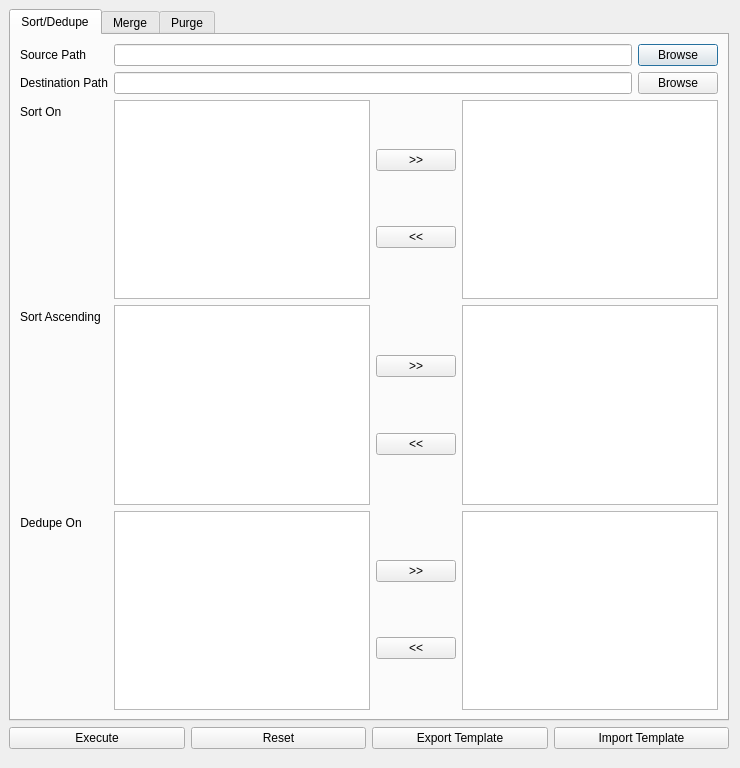
<?xml version="1.0" encoding="UTF-8"?>
<ui version="4.0">
 <class>MergePurgeDialog</class>
 <widget class="QDialog" name="MergePurgeDialog">
  <property name="geometry">
   <rect>
    <x>0</x>
    <y>0</y>
    <width>740</width>
    <height>768</height>
   </rect>
  </property>
  <property name="sizePolicy">
   <sizepolicy hsizetype="Expanding" vsizetype="Expanding">
    <horstretch>0</horstretch>
    <verstretch>0</verstretch>
   </sizepolicy>
  </property>
  <property name="windowTitle">
   <string>Merge/Purge</string>
  </property>
  <widget class="QWidget" name="verticalLayoutWidget">
   <property name="geometry">
    <rect>
     <x>9</x>
     <y>9</y>
     <width>720</width>
     <height>740</height>
    </rect>
   </property>
   <layout class="QGridLayout" name="gridLayout_18">
    <item row="0" column="0">
     <layout class="QGridLayout" name="gridLayout_4">
      <item row="0" column="0">
       <widget class="QTabWidget" name="tabWidget">
        <property name="sizePolicy">
         <sizepolicy hsizetype="Expanding" vsizetype="Expanding">
          <horstretch>3</horstretch>
          <verstretch>8</verstretch>
         </sizepolicy>
        </property>
        <property name="currentIndex">
         <number>0</number>
        </property>
        <widget class="QWidget" name="sortDropTab">
         <attribute name="title">
          <string>Sort/Dedupe</string>
         </attribute>
         <layout class="QVBoxLayout" name="verticalLayout_3">
          <item>
           <layout class="QFormLayout" name="formLayout">
            <property name="sizeConstraint">
             <enum>QLayout::SetNoConstraint</enum>
            </property>
            <property name="fieldGrowthPolicy">
             <enum>QFormLayout::AllNonFixedFieldsGrow</enum>
            </property>
            <item row="0" column="0">
             <widget class="QLabel" name="sourcePathLabel">
              <property name="text">
               <string>Source Path</string>
              </property>
             </widget>
            </item>
            <item row="0" column="1">
             <layout class="QGridLayout" name="gridLayout_2">
              <item row="0" column="1">
               <widget class="QPushButton" name="btnBrowseSourcePath">
                <property name="text">
                 <string>Browse</string>
                </property>
               </widget>
              </item>
              <item row="0" column="0">
               <widget class="QLineEdit" name="sourcePathLineEdit"/>
              </item>
             </layout>
            </item>
            <item row="1" column="0">
             <widget class="QLabel" name="destPathLabel">
              <property name="text">
               <string>Destination Path</string>
              </property>
             </widget>
            </item>
            <item row="1" column="1">
             <layout class="QGridLayout" name="gridLayout_3">
              <item row="0" column="1">
               <widget class="QPushButton" name="btnBrowseDestPath">
                <property name="text">
                 <string>Browse</string>
                </property>
               </widget>
              </item>
              <item row="0" column="0">
               <widget class="QLineEdit" name="destPathLineEdit"/>
              </item>
             </layout>
            </item>
            <item row="2" column="0">
             <widget class="QLabel" name="sortOnLabel">
              <property name="text">
               <string>Sort On</string>
              </property>
             </widget>
            </item>
            <item row="2" column="1">
             <layout class="QGridLayout" name="gridLayout">
              <item row="0" column="0">
               <layout class="QGridLayout" name="pushGrid">
                <item row="0" column="3">
                 <widget class="QListView" name="sortOnRightView"/>
                </item>
                <item row="0" column="0">
                 <widget class="QListView" name="sortOnLeftView"/>
                </item>
                <item row="0" column="2">
                 <layout class="QGridLayout" name="btnGrid">
                  <item row="0" column="0">
                   <widget class="QPushButton" name="sortOnRightButton">
                    <property name="text">
                     <string>&gt;&gt;</string>
                    </property>
                   </widget>
                  </item>
                  <item row="1" column="0">
                   <widget class="QPushButton" name="sortOnLeftButton">
                    <property name="text">
                     <string>&lt;&lt;</string>
                    </property>
                   </widget>
                  </item>
                 </layout>
                </item>
               </layout>
              </item>
             </layout>
            </item>
            <item row="3" column="0">
             <widget class="QLabel" name="sortAscLabel">
              <property name="text">
               <string>Sort Ascending</string>
              </property>
             </widget>
            </item>
            <item row="3" column="1">
             <layout class="QGridLayout" name="pushGrid_2">
              <item row="0" column="1">
               <layout class="QGridLayout" name="btnGrid_2">
                <item row="0" column="0">
                 <widget class="QPushButton" name="sortAscRightButton">
                  <property name="text">
                   <string>&gt;&gt;</string>
                  </property>
                 </widget>
                </item>
                <item row="1" column="0">
                 <widget class="QPushButton" name="sortAscLeftButton">
                  <property name="text">
                   <string>&lt;&lt;</string>
                  </property>
                 </widget>
                </item>
               </layout>
              </item>
              <item row="0" column="2">
               <widget class="QListView" name="sortAscRightView"/>
              </item>
              <item row="0" column="0">
               <widget class="QListView" name="sortAscLeftView"/>
              </item>
             </layout>
            </item>
            <item row="4" column="0">
             <widget class="QLabel" name="dedupeOnLabel">
              <property name="text">
               <string>Dedupe On</string>
              </property>
              <property name="alignment">
               <set>Qt::AlignCenter</set>
              </property>
              <property name="openExternalLinks">
               <bool>false</bool>
              </property>
             </widget>
            </item>
            <item row="4" column="1">
             <layout class="QGridLayout" name="pushGrid_3">
              <item row="0" column="2">
               <widget class="QListView" name="dedupeOnRightView"/>
              </item>
              <item row="0" column="1">
               <layout class="QGridLayout" name="btnGrid_3">
                <item row="0" column="0">
                 <widget class="QPushButton" name="dedupeOnRightButton">
                  <property name="text">
                   <string>&gt;&gt;</string>
                  </property>
                 </widget>
                </item>
                <item row="1" column="0">
                 <widget class="QPushButton" name="dedupeOnLeftButton">
                  <property name="text">
                   <string>&lt;&lt;</string>
                  </property>
                 </widget>
                </item>
               </layout>
              </item>
              <item row="0" column="0">
               <widget class="QListView" name="dedupeOnLeftView"/>
              </item>
             </layout>
            </item>
           </layout>
          </item>
         </layout>
        </widget>
        <widget class="QWidget" name="mergeTab">
         <attribute name="title">
          <string>Merge</string>
         </attribute>
         <widget class="QWidget" name="gridLayoutWidget_7">
          <property name="geometry">
           <rect>
            <x>30</x>
            <y>30</y>
            <width>621</width>
            <height>621</height>
           </rect>
          </property>
          <layout class="QGridLayout" name="gridLayout_14">
           <item row="1" column="0">
            <layout class="QGridLayout" name="gridLayout_15">
             <item row="2" column="0">
              <widget class="QTableView" name="mergeFileTable"/>
             </item>
             <item row="1" column="0">
              <layout class="QHBoxLayout" name="horizontalLayout_5">
               <item>
                <widget class="QPushButton" name="btnAddMergeFile">
                 <property name="text">
                  <string>Add</string>
                 </property>
                </widget>
               </item>
               <item>
                <widget class="QPushButton" name="btnEditMergeFile">
                 <property name="text">
                  <string>Edit</string>
                 </property>
                </widget>
               </item>
               <item>
                <widget class="QPushButton" name="btnMapMergeFields">
                 <property name="text">
                  <string>Map Fields</string>
                 </property>
                </widget>
               </item>
               <item>
                <widget class="QPushButton" name="btnDeleteMergeFile">
                 <property name="text">
                  <string>Delete</string>
                 </property>
                </widget>
               </item>
              </layout>
             </item>
             <item row="3" column="0">
              <spacer name="horizontalSpacer_2">
               <property name="orientation">
                <enum>Qt::Horizontal</enum>
               </property>
               <property name="sizeHint" stdset="0">
                <size>
                 <width>40</width>
                 <height>20</height>
                </size>
               </property>
              </spacer>
             </item>
            </layout>
           </item>
           <item row="0" column="0">
            <layout class="QGridLayout" name="gridLayout_16">
             <item row="0" column="0">
              <widget class="QPushButton" name="btnBrowseMergeFile">
               <property name="text">
                <string>Browse</string>
               </property>
              </widget>
             </item>
             <item row="0" column="1">
              <widget class="QLineEdit" name="mergeFileLineEdit"/>
             </item>
            </layout>
           </item>
           <item row="4" column="0">
            <layout class="QGridLayout" name="gridLayout_21">
             <item row="0" column="0">
              <layout class="QGridLayout" name="gridLayout_20">
               <item row="0" column="2">
                <layout class="QGridLayout" name="pushGrid_9">
                 <item row="0" column="0">
                  <widget class="QListView" name="gatherFieldsListViewLeft"/>
                 </item>
                 <item row="0" column="1">
                  <layout class="QGridLayout" name="btnGrid_9">
                   <item row="0" column="0">
                    <widget class="QPushButton" name="gatherFieldsButtonRight">
                     <property name="text">
                      <string>&gt;&gt;</string>
                     </property>
                    </widget>
                   </item>
                   <item row="1" column="0">
                    <widget class="QPushButton" name="gatherFieldsButtonLeft">
                     <property name="text">
                      <string>&lt;&lt;</string>
                     </property>
                    </widget>
                   </item>
                  </layout>
                 </item>
                 <item row="0" column="2">
                  <widget class="QListView" name="gatherFieldsListViewRight"/>
                 </item>
                </layout>
               </item>
               <item row="0" column="0">
                <widget class="QLabel" name="gatherFieldsLabel">
                 <property name="text">
                  <string>Fields to Gather</string>
                 </property>
                </widget>
               </item>
               <item row="0" column="1">
                <spacer name="horizontalSpacer">
                 <property name="orientation">
                  <enum>Qt::Horizontal</enum>
                 </property>
                 <property name="sizeHint" stdset="0">
                  <size>
                   <width>40</width>
                   <height>20</height>
                  </size>
                 </property>
                </spacer>
               </item>
              </layout>
             </item>
             <item row="4" column="0">
              <layout class="QGridLayout" name="gridLayout_19">
               <item row="1" column="1">
                <layout class="QGridLayout" name="pushGrid_8">
                 <item row="0" column="0">
                  <widget class="QListView" name="uniqueFieldsListViewLeft"/>
                 </item>
                 <item row="0" column="1">
                  <layout class="QGridLayout" name="btnGrid_8">
                   <item row="0" column="0">
                    <widget class="QPushButton" name="uniqueFieldsPushButtonRight">
                     <property name="text">
                      <string>&gt;&gt;</string>
                     </property>
                    </widget>
                   </item>
                   <item row="1" column="0">
                    <widget class="QPushButton" name="uniqueFieldsPushButtonLeft">
                     <property name="text">
                      <string>&lt;&lt;</string>
                     </property>
                    </widget>
                   </item>
                  </layout>
                 </item>
                 <item row="0" column="2">
                  <widget class="QListView" name="uniqueFieldsListViewRight"/>
                 </item>
                </layout>
               </item>
               <item row="1" column="0">
                <widget class="QLabel" name="uniqueFieldsLabel">
                 <property name="text">
                  <string>Unique Fields     </string>
                 </property>
                </widget>
               </item>
              </layout>
             </item>
             <item row="1" column="0">
              <widget class="QCheckBox" name="gatherFieldsOverWriteCheckBox">
               <property name="text">
                <string>Overwrite Existing Data</string>
               </property>
              </widget>
             </item>
             <item row="3" column="0">
              <spacer name="horizontalSpacer_3">
               <property name="orientation">
                <enum>Qt::Horizontal</enum>
               </property>
               <property name="sizeHint" stdset="0">
                <size>
                 <width>40</width>
                 <height>20</height>
                </size>
               </property>
              </spacer>
             </item>
            </layout>
           </item>
           <item row="2" column="0">
            <layout class="QGridLayout" name="gridLayout_22">
             <item row="0" column="1">
              <widget class="QComboBox" name="primaryKeyComboBox"/>
             </item>
             <item row="0" column="0">
              <widget class="QLabel" name="primaryKeyLabel">
               <property name="text">
                <string>Primary Key</string>
               </property>
              </widget>
             </item>
            </layout>
           </item>
           <item row="3" column="0">
            <spacer name="horizontalSpacer_4">
             <property name="orientation">
              <enum>Qt::Horizontal</enum>
             </property>
             <property name="sizeHint" stdset="0">
              <size>
               <width>40</width>
               <height>20</height>
              </size>
             </property>
            </spacer>
           </item>
          </layout>
         </widget>
        </widget>
        <widget class="QWidget" name="suppressTab">
         <attribute name="title">
          <string>Purge</string>
         </attribute>
         <widget class="QWidget" name="gridLayoutWidget_5">
          <property name="geometry">
           <rect>
            <x>30</x>
            <y>30</y>
            <width>621</width>
            <height>621</height>
           </rect>
          </property>
          <layout class="QGridLayout" name="gridLayout_13">
           <item row="0" column="0">
            <layout class="QGridLayout" name="gridLayout_5">
             <item row="0" column="0">
              <widget class="QPushButton" name="btnBrowseSFile">
               <property name="text">
                <string>Browse</string>
               </property>
              </widget>
             </item>
             <item row="0" column="1">
              <widget class="QLineEdit" name="sFileLineEdit"/>
             </item>
            </layout>
           </item>
           <item row="1" column="0">
            <layout class="QGridLayout" name="gridLayout_6">
             <item row="2" column="0">
              <widget class="QTableView" name="sFileTable"/>
             </item>
             <item row="1" column="0">
              <layout class="QHBoxLayout" name="horizontalLayout_2">
               <item>
                <widget class="QPushButton" name="btnAddSFile">
                 <property name="text">
                  <string>Add</string>
                 </property>
                </widget>
               </item>
               <item>
                <widget class="QPushButton" name="btnEditSFile">
                 <property name="text">
                  <string>Edit</string>
                 </property>
                </widget>
               </item>
               <item>
                <widget class="QPushButton" name="btnMapSFields">
                 <property name="text">
                  <string>Map Fields</string>
                 </property>
                </widget>
               </item>
               <item>
                <widget class="QPushButton" name="btnDeleteSFile">
                 <property name="text">
                  <string>Delete</string>
                 </property>
                </widget>
               </item>
              </layout>
             </item>
            </layout>
           </item>
           <item row="2" column="0">
            <layout class="QGridLayout" name="gridLayout_23">
             <item row="1" column="0">
              <widget class="QTableView" name="sFileStandardizeTableView"/>
             </item>
             <item row="0" column="0">
              <widget class="QLabel" name="sFileStandardizeLabel">
               <property name="text">
                <string>Field Standardization</string>
               </property>
               <property name="alignment">
                <set>Qt::AlignCenter</set>
               </property>
              </widget>
             </item>
            </layout>
           </item>
          </layout>
         </widget>
        </widget>
       </widget>
      </item>
     </layout>
    </item>
    <item row="1" column="0">
     <layout class="QGridLayout" name="gridLayout_17">
      <item row="0" column="0">
       <widget class="QPushButton" name="btnExecute">
        <property name="text">
         <string>Execute</string>
        </property>
       </widget>
      </item>
      <item row="0" column="1">
       <widget class="QPushButton" name="btnReset">
        <property name="text">
         <string>Reset</string>
        </property>
       </widget>
      </item>
      <item row="0" column="2">
       <widget class="QPushButton" name="btnExportTemplate">
        <property name="text">
         <string>Export Template</string>
        </property>
       </widget>
      </item>
      <item row="0" column="3">
       <widget class="QPushButton" name="btnImportTemplate">
        <property name="text">
         <string>Import Template</string>
        </property>
       </widget>
      </item>
     </layout>
    </item>
   </layout>
  </widget>
 </widget>
 <resources/>
 <connections/>
</ui>
